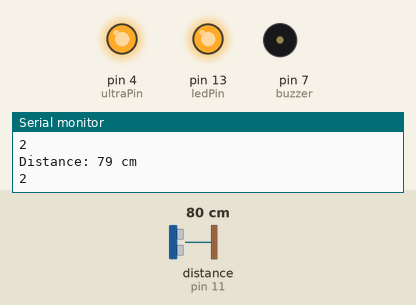
This sketch was run on a simulated Arduino Uno, built with avr-gcc and run on an emulated ATmega328P. Parts: output pins drawn as LEDs (lit = HIGH), buzzer (waves = sounding), the last lines printed to the serial monitor. Wiring (inferred from the names in the program): ultrasonic range finder: trigger pin 12; echo pin 11. Inputs (shaded band) come from the test bench; at power-on: distance to the obstacle (sensor on pin 11) 80 cm. The echo pulse lasts 58.3 µs per cm; pins used as bus, display or sensor lines are not drawn.

Above: at 3.4 s.
3.5 s: distance to the obstacle (sensor on pin 11) set to 120 cm
At 4.8 s:
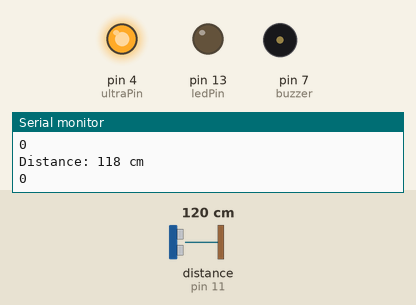
5.4 s: distance to the obstacle (sensor on pin 11) set to 91 cm
7.1 s: distance to the obstacle (sensor on pin 11) set to 83 cm
At 8.0 s:
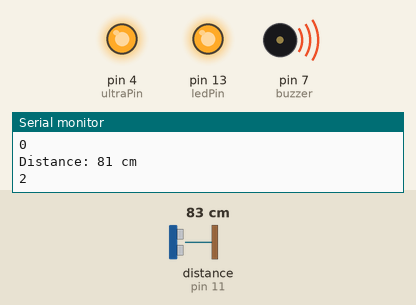
9.7 s: distance to the obstacle (sensor on pin 11) set to 250 cm
At 10.6 s:
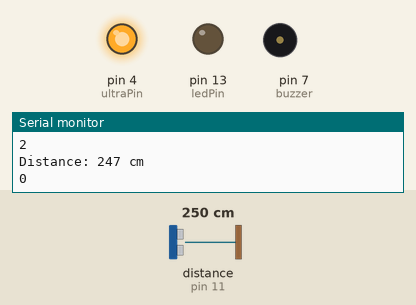
Timing chart, 0 to 12.4 s (numbered marks = the images above; inputs shaded):
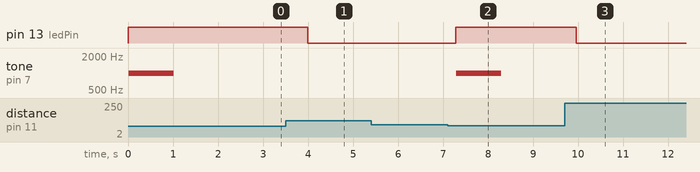

The sketch:

arduino_code.ino
```cpp
#include<SoftwareSerial.h>
long duration; // variable for the duration of sound wave travel
int distance;
const int buzzer = 7;
const int trigPin = 12;
const int echoPin = 11;
int RX_pin=10;
int TX_pin=9;
SoftwareSerial BTserial(RX_pin,TX_pin);
int ledPin = 13;
int ultraPin = 4;
int figure = 1;
void setup() {
  // put your setup code here, to run once:
  Serial.begin(9600); // // Serial Communication is starting with 9600 of baudrate speed
  BTserial.begin(9600);
  pinMode(trigPin, OUTPUT); // Sets the trigPin as an OUTPUT
  pinMode(echoPin, INPUT); // Sets the echoPin as an INPUT
  pinMode(ledPin, OUTPUT);
  pinMode(ultraPin, OUTPUT);
  pinMode(RX_pin, INPUT);
  pinMode(TX_pin, OUTPUT);
  //pinMode(buzzer, OUTPUT);
  Serial.println("Ultrasonic Sensor HC-SR04 Test"); // print some text in Serial Monitor
  Serial.println("with Arduino UNO R3");
   digitalWrite(ultraPin, HIGH);

}

void loop() {
  // put your main code here, to run repeatedly:
  // Clears the trigPin condition
  digitalWrite(trigPin, LOW);
  delayMicroseconds(2);
  // Sets the trigPin HIGH (ACTIVE) for 10 microseconds
  digitalWrite(trigPin, HIGH);
  delayMicroseconds(10);
  digitalWrite(trigPin, LOW);
  // Reads the echoPin, returns the sound wave travel time in microseconds
  duration = pulseIn(echoPin, HIGH);
  // Calculating the distance
  distance = duration * 0.034 / 2; // Speed of sound wave divided by 2 (go and back)
  // Displays the distance on the Serial Monitor
  Serial.print("Distance: ");
  Serial.print(distance);
  Serial.println(" cm");
  static bool runOnce = false;


  if(distance<85){
    digitalWrite(ledPin,HIGH);
  //  Serial.println(figure);
 //    BTserial.println(figure);
     Serial.println('2');
     BTserial.println('2');
     if(figure==1){
     tone(buzzer, 1000);
      delay(1000);
      noTone(buzzer);
      delay(1000);
     }
   // delay(1000);
    figure++;

  }else{
    Serial.println('0');
    BTserial.println('0');
     digitalWrite(ledPin,LOW);
     figure = 1;
    // delay(2000);
  }
  delay(650);
}
```

Measured:
- the behaviour switches between 87 and 86 cm on distance to the obstacle (sensor on pin 11) (found by bisection; images 1 and 2)
- after the input at 3.5 s, pin 13 (ledPin): HIGH → LOW after 0.49 s
- after the input at 7.1 s, pin 13 (ledPin): LOW → HIGH after 0.19 s; tone on pin 7 (buzzer): silent → 1000 Hz after 0.19 s, → silent 1.0 s later
- after the input at 9.7 s, pin 13 (ledPin): HIGH → LOW after 0.26 s
